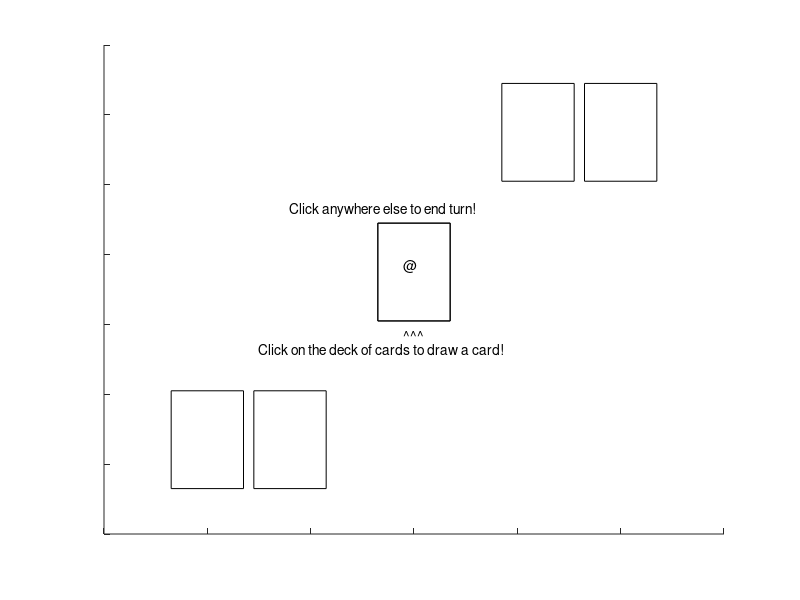

This chart was generated by the following MATLAB code:
%Main game
function[playAgain] = game()
	clf;
    
    %SetLayout
    figure('Name', 'BlackJack', 'MenuBar', 'none');
	  %Give the player and the host 2 cards each
    %Card animation
    x=13.25;
    y=13.25;
    for i=0:10
        clf;
        axis([0,30,0,35]);
        set(gca,'xticklabel',{[]});
        set(gca,'yticklabel',{[]});
        rectangle('Position', [13.25 15.25 3.5 7]);
        rectangle('Position', [x-i y-i 3.5 7]);%coor(3.25,5.25)
        rectangle('Position', [x-i+4 y-i 3.5 7]);%coor(7.25,5.25)
        rectangle('Position', [x+i-4 y+i+2 3.5 7]);%coor(19.25,27.25)
        rectangle('Position', [x+i y+i+2 3.5 7]);%coor(23.25,27.25)
        pause(1/60);
    end
        
    %Create middle deck
	text(14.5, 19.25,'@');
    text(14.5, 14.25,'^^^');
    text(7.5, 13.25,'Click on the deck of cards to draw a card!');
	rectangle('Position', [13.25 15.25 3.5 7]);
    text(9, 23.25,'Click anywhere else to end turn!');
    

end
